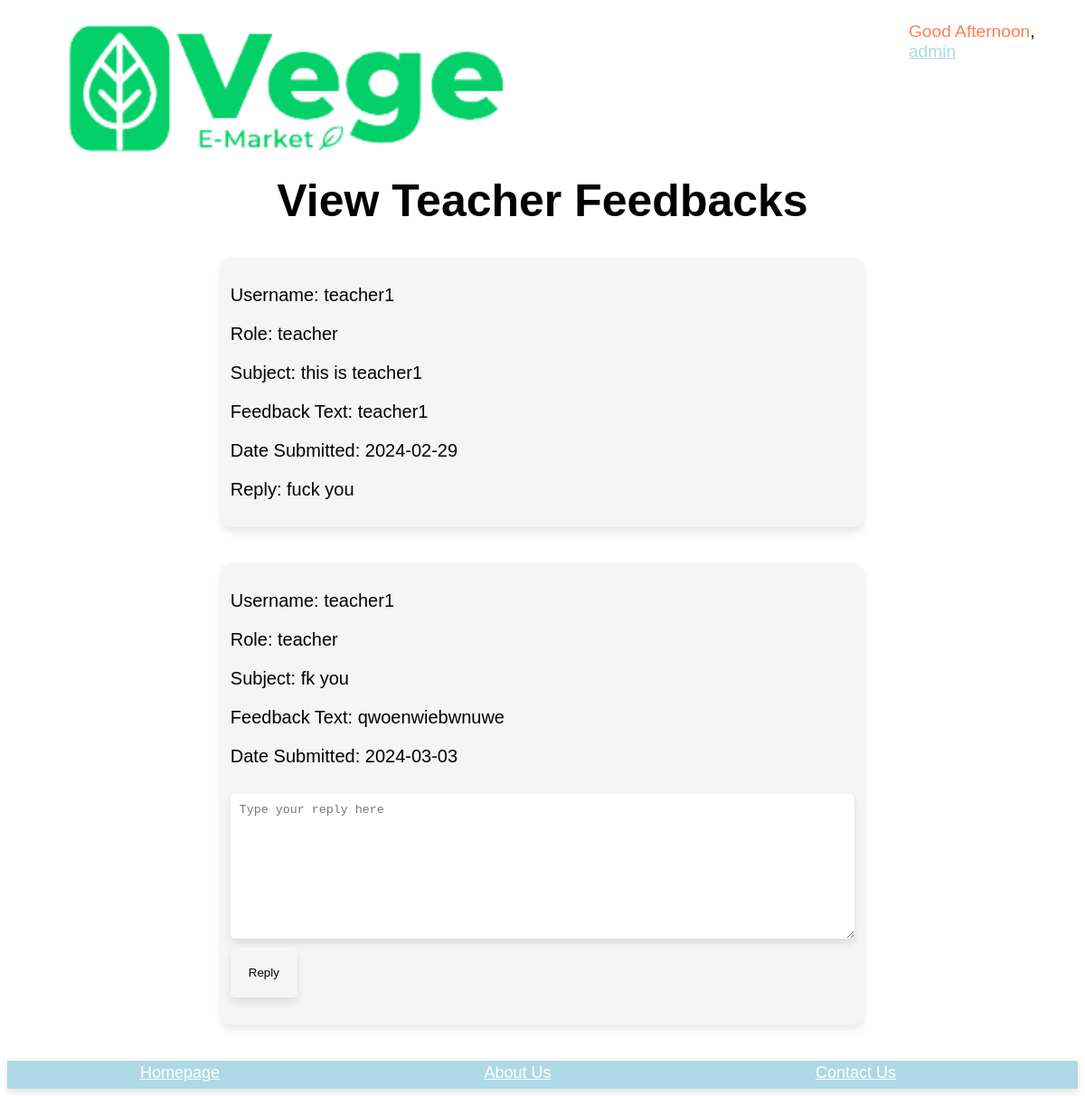
Before: /admin/teacher_feedback.php (signed in) with the older database file.
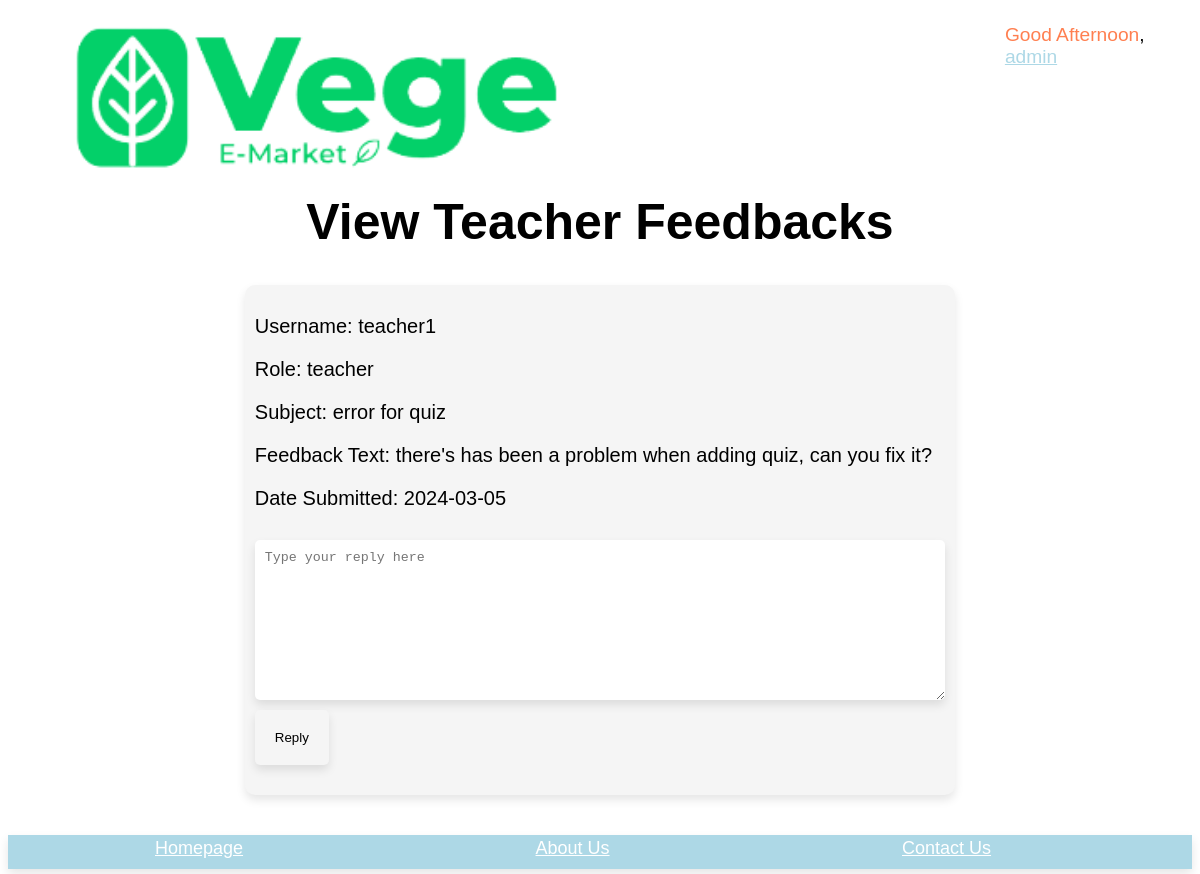
After: the same page with the newer database file.
### tables this page shows
CREATE TABLE IF NOT EXISTS `feedback` (
  `feedbackID` varchar(100) NOT NULL,
  `userID` varchar(100) NOT NULL,
  `Feedback_Text` text NOT NULL,
  `subject` varchar(500) NOT NULL,
  `date_created` date NOT NULL,
  `reply` varchar(9999) NOT NULL,
  PRIMARY KEY (`feedbackID`),
  KEY `userID` (`userID`)
);

CREATE TABLE IF NOT EXISTS `user` (
  `userID` varchar(100) NOT NULL,
  `username` varchar(100) NOT NULL,
  `gender` varchar(10) NOT NULL,
  `email` varchar(100) NOT NULL,
  `phone` varchar(100) NOT NULL,
  `birthday` date NOT NULL,
  `password` varchar(100) NOT NULL,
  `AccStatus` varchar(100) NOT NULL,
  `role` varchar(10) NOT NULL,
  `Profile_Pic` varchar(255) NOT NULL,
  PRIMARY KEY (`userID`)
);

### modules/config.php (called while the page is built, shortened)
<?php
    if (isset($_SESSION['role'])){
        $username = $_SESSION['username'];
    }else{
        $role='';
    }
?>

### admin/teacher_feedback.php (the view, shortened to what this page needs)
<?php
require '../modules/config.php';
include '../includes/header.php';
$selectFeedbackQuery = "SELECT feedback.*, user.username, user.role FROM feedback
                        INNER JOIN user ON feedback.userID = user.userID
                        WHERE user.role = 'teacher'";
$feedbackResult = mysqli_query($conn, $selectFeedbackQuery);
?>
<!DOCTYPE html>
<html lang="en">
<head>
</head>
<body>
    <h1> View Teacher Feedbacks</h1>
    <?php
    if (mysqli_num_rows($feedbackResult) > 0) {
        while ($row = mysqli_fetch_assoc($feedbackResult)) {
            echo "<div class='feedback-container'>";
            echo "<div class='feedback-content'>";
            echo "<p>Username: {$row['username']}</p>";
            echo "<p>Role: {$row['role']}</p>";
            echo "<p>Subject: {$row['subject']}</p>";
            echo "<p>Feedback Text: {$row['Feedback_Text']}</p>";
            echo "<p>Date Submitted: {$row['date_created']}</p>";
            if (isset($row['reply']) && !empty($row['reply'])) {
                echo "<p>Reply: {$row['reply']}</p>";
            } else {
                echo "<form method='post'>";
                echo "<textarea class='popup-textarea' name='replyText' placeholder='Type your reply here'></textarea>";
                echo "<button type='submit' class='reply-button'>Reply</button>";
                echo "</form>";
            }
            echo "</div>";
            echo "</div>";
        }
    } else {
        echo "<h2>Currently you did not receive any feedbacks.</h2>";
    }
    ?>
</body>
</html>
<?php
include '../includes/footer.php';
?>

### includes/header.php (shortened to what this page needs)
<?php
    require '../modules/config.php';
?>
<header>
    <div class="header_logo">
        <a href="../index.php" title="W3000School"><img src="../images/logo.png" alt="W3000school" height="150vh"></a>
    </div>
    <div class="header_welcome">
                <span id="header_greeting">Welcome</span>, <br> <a class="username-dropdown-btn" onclick="displayUsernameDropdown()"><?php echo $username; ?></a><br>
    </div>
</header>

### includes/footer.php (shortened to what this page needs)
<footer>
    <table id="footer">
        <tr id="footer">
            <td class="copyright" id="footer">
                <a style="font-size: 1.5vw;" href="../index.php" class="footer">Homepage</a>
                <a style="font-size: 1.5vw;" href="" class="footer">About Us</a>
                <a style="font-size: 1.5vw;" href="" class="footer">Contact Us</a>
            </td>
        </tr>
    </table>
</footer>

### includes/header.php (style rules this page uses)
div.header_logo { float: left; margin-left: 5%; }
div.header_welcome { float: right; margin-right: 4%; }
header { margin-top: 2%; font-size: 120%; font-family: 'Franklin Gothic Medium', 'Arial Narrow', Arial, sans-serif; }
div.header_welcome > a { text-decoration: underline; color: lightblue; cursor: pointer; font-family: 'Franklin Gothic Medium', 'Arial Narrow', Arial, sans-serif; margin-right: 7vw; }

### admin/teacher_feedback.php (style rules this page uses)
.feedback-container { padding: 10px; margin-bottom: 10px; background-color: whitesmoke; margin-left: 20%; margin-right: 20%; border-radius: 10px; box-shadow: 0 5px 10px rgba(0, 0, 0, .1); margin-bottom: 40px; }
.feedback-content { flex-direction: column; justify-content: left; align-items: center; font-size: 20px; font-family: Arial, Helvetica, sans-serif; }
.popup-textarea { padding: 10px; border: none; border-radius: 5px; margin-top: 10px; height: 160px; box-shadow: 0 5px 10px rgba(0, 0, 0, .1); width: 100%; }
.reply-button { background-color: whitesmoke; border: none; color: black; padding: 20px; border-radius: 5px; cursor: pointer; margin-top: 10px; box-shadow: 0 5px 10px rgba(0, 0, 0, .1); }
h1 { text-align: center; font-size: 50px; font-family: Arial, Helvetica, sans-serif }

### includes/footer.php (style rules this page uses)
footer { background-color: lightblue; text-align: right; clear: both; max-width: 100%; max-height: 100%; height: 4%; box-shadow: 0 5px 10px rgba(0, 0, 0, .1); }
table#footer { width: 100%; height: 7%; max-width: 100%; max-height: 100%; min-height: max-content; font-family: arial; }
td#footer { width: 50%; color: #FFFFFF; }
td#footer > a { color: #FFFFFF; margin-left: 12vw; margin-right: 12vw; text-align: right; font-size: 20vw; }

Changed rows visible on the page:
removed feedback: userID.username "teacher1", userID.role "teacher", subject "this is teacher1", Feedback_Text "teacher1", date_created "2024-02-29", reply "fuck you"
removed feedback: userID.username "teacher1", userID.role "teacher", subject "fk you", Feedback_Text "qwoenwiebwnuwe", date_created "2024-03-03"
added feedback: userID.username "teacher1", userID.role "teacher", subject "error for quiz", Feedback_Text "there's has been a problem when adding quiz, can you fix it?", date_created "2024-03-05"
